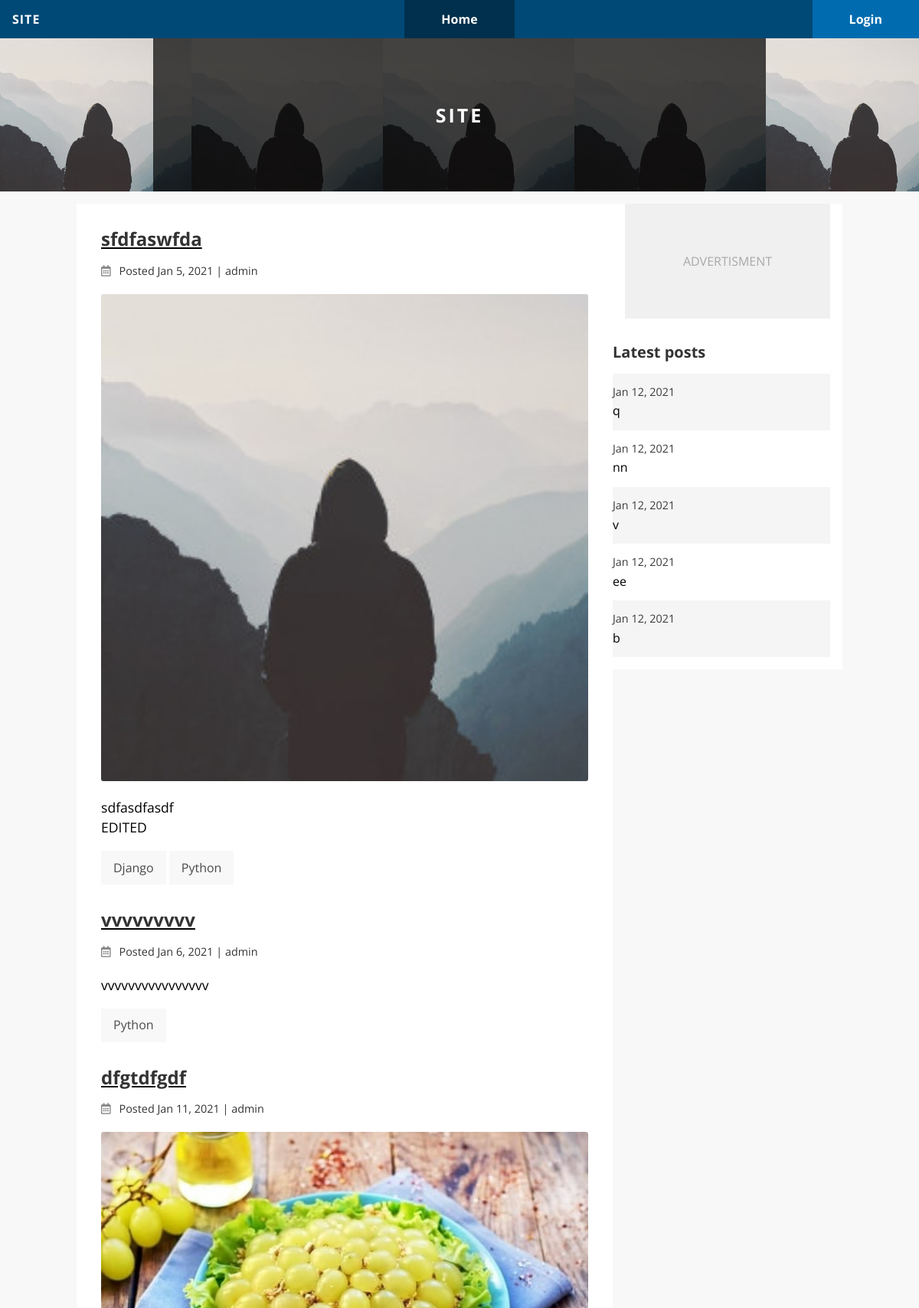
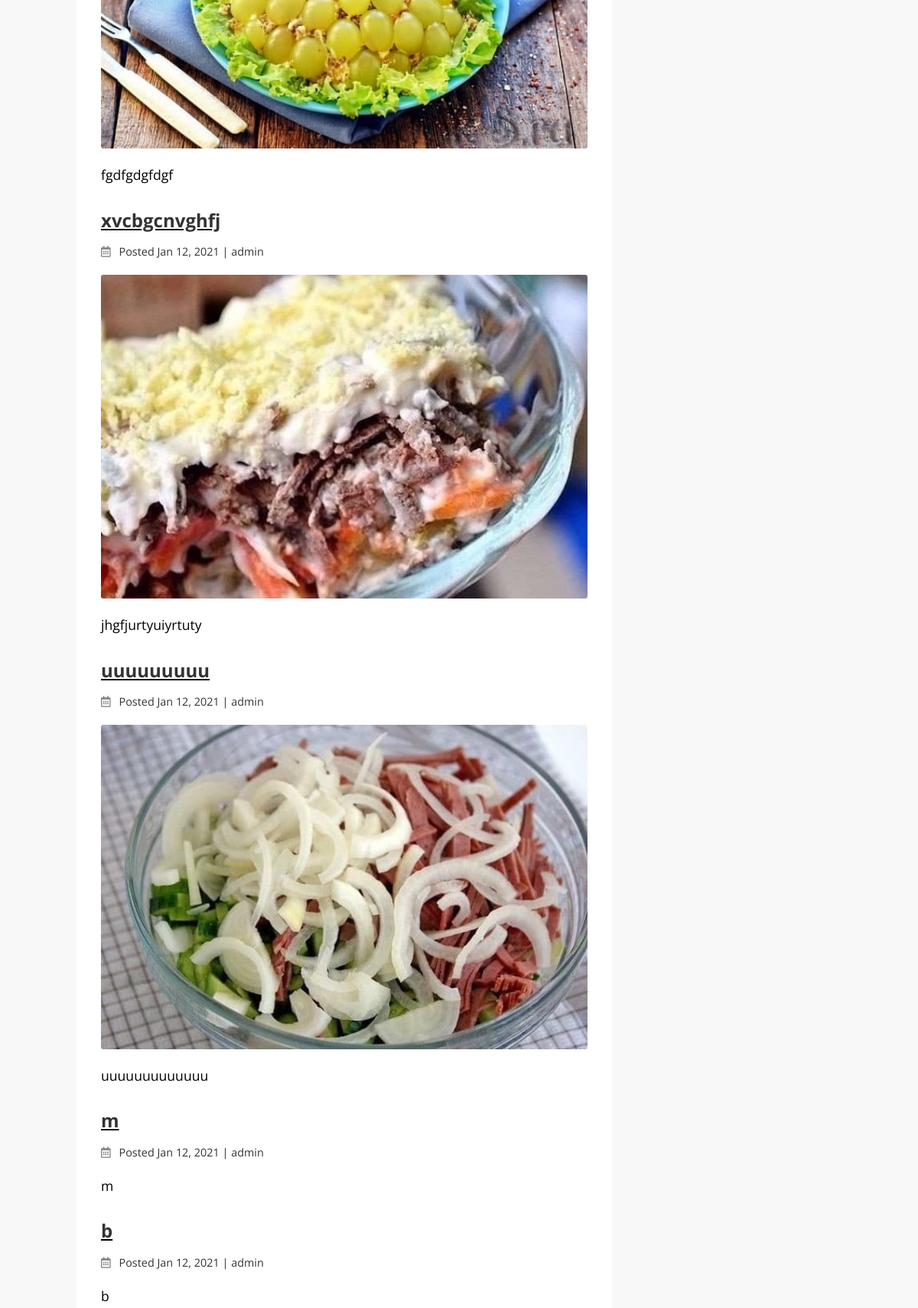
The page / (upper part) on the database its author committed (2 pictures, top to bottom).
### blog/models.py (models this page shows, shortened)
class Post(models.Model):
    title = models.CharField(default='', max_length=255)
    body = models.TextField(default='', blank=True)
    slug = models.SlugField(default='', blank=True, max_length=255)
    date = models.DateTimeField(auto_now_add=True,
                                null=True)
    updated = models.DateTimeField(auto_now=True,
                                   null=True)
    author = models.ForeignKey(User,
                               null=True,
                               blank=True,
                               on_delete=models.CASCADE)
    tags = TaggableManager()
    image = models.ImageField(default='',
                              blank=True,
                              upload_to='images')
    image_thumbnail = ImageSpecField(source='image',
                                     processors=[ResizeToFill(700, 150)],
                                     format='JPEG',
                                     options={'quality': 60})
    def __str__(self):
        return self.title
    def get_absolute_url(self):
        return reverse('blog:detail',
                       args=[str(self.slug)])

### blog/views.py (the view)
# urls.py: 2. Add a URL to urlpatterns:  path('', views.home, name='home')
def home(request, tag=None):
    tag_obj = None
    if not tag:
        posts = Post.objects.all()
    else:
        tag_obj = get_object_or_404(Tag, slug=tag)
        posts = Post.objects.filter(tags__in=[tag_obj])
    paginator = Paginator(posts, 10)
    page = request.GET.get('page')
    posts = paginator.get_page(page)
    return render(request, 'home.html',
                  {'section': 'home',
                   'posts': posts,
                   'tag': tag_obj
                   })

### blog/context_processors.py (called while the page is built)
def latest_posts(request):
    posts = Post.objects.filter().order_by('-date')[:5]
    return {'latest_posts': posts}

### templates/home.html (shortened to what this page needs)
{% extends "base.html" %}
{% block content %}
    {% for post in posts %}
        {% include 'blog/_post.html' with post=post %}
    {% endfor %}
{% endblock %}

### templates/blog/_post.html (shortened to what this page needs)
<div class="post">
    {% if section == 'blog_detail' %}
        <h1 class="post-title">{{ post }}</h1>
    {% else %}
        <a href="{{ post.get_absolute_url }}">
            <h2 class="post-title">{{ post }}</h2>
        </a>
    {% endif %}
    <div class="post-meta">
        <i class="post-date-icon far fa-calendar-alt post-date-icon"></i>
        <span class="post-date-value">Posted {{ post.date|date:"M j, Y" }}</span> |
        <span class="post-author"> {{ post.author }}</span>
    </div>
    {% if post.image %}
        <img class="post-image" src="{{ post.image_thumbnail.url }}">
    {% endif %}
    <div class="post-body">
        {% if section == 'blog_detail' %}
            {{ post.body|linebreaks }}
        {% else %}
            {{ post.body|truncatechars:300|linebreaks }}
        {% endif %}
    </div>
    <div class="post-tags">
        {% for tag in post.tags.all %}
            <a class="post-tags-tag" href="{% url 'blog:posts_by_tag' tag.slug %}" >{{ tag }}</a>
        {% endfor %}
    </div>
</div>

### templates/blog/_post_list.html
<div class="post-list">
    <h2 class="post-list-heading">{{ heading }}</h2>
    {% for post in latest_posts %}
        <a href="{{ post.get_absolute_url }}" class="post-list-link {% cycle 'odd' 'even' %}">
            <div class="post-list-date">{{ post.date|date:"M j, Y" }}</div>
            <div class="post-list-title">{{ post.title|truncatechars:20 }}</div>
        </a>
    {% endfor %}
</div>

### static/css/base.css (style rules this page uses)
html { line-height:1.15;-webkit-text-size-adjust:100% }
body { margin:0 }
a { background-color:transparent }
img { border-style:none }
* { box-sizing:border-box }
body { font-family:'Open Sans', sans-serif;padding-top:50px;background-color:#f8f8f8 }
html { overflow-y:scroll }
a { color:#000 }
p { line-height:1.5em }
h1,h2 { color:#333;margin-top:0 }
.post { margin-bottom:2em }
.post-meta { color:#333;font-size:0.9em;margin-bottom:1.5em }
.post-date-icon { opacity:0.6;margin-right:0.5em }
.post-image { border-radius:3px;width:100% }
.post-body { line-height:1.5em;font-size:1.1em }
.post-tags { margin-bottom:1em }
.post-tags-tag { display:inline-block;background-color:#f8f8f8;padding:0.8em 1em;color:#4A4A4A;text-decoration:none }
.post-list { background-color:#fff;padding:1em }
.post-list-heading { font-size:20px;margin-top:0 }
.post-list-link { padding:1em;display:block;text-decoration:none }
.post-list-date { color:#3B3B3B;margin-bottom:0.5em;font-size:0.9em }
.post-list .odd { background-color:#F5F5F5 }

### rows shown on the page
Post: title "sfdfaswfda", date "Jan 5, 2021", author "admin", image_thumbnail (placeholder picture), body "sdfasdfasdf EDITED"
Tag: name "Django"
Tag: name "Python"
Post: title "vvvvvvvvv", date "Jan 6, 2021", author "admin", body "vvvvvvvvvvvvvvvv"
Post: title "dfgtdfgdf", date "Jan 11, 2021", author "admin", image_thumbnail (picture), body "fgdfgdgfdgf"
Post: title "xvcbgcnvghfj", date "Jan 12, 2021", author "admin", image_thumbnail (picture), body "jhgfjurtyuiyrtuty"
Post: title "uuuuuuuuu", date "Jan 12, 2021", author "admin", image_thumbnail (picture), body "uuuuuuuuuuuuu"
Post: title "m", date "Jan 12, 2021", author "admin", body "m"
Post: title "b", date "Jan 12, 2021", author "admin", body "b"
Post: date "Jan 12, 2021", title "q"
Post: date "Jan 12, 2021", title "nn"
Post: date "Jan 12, 2021", title "v"
Post: date "Jan 12, 2021", title "ee"

### other values the page prints
{{ heading }} "Latest posts"
